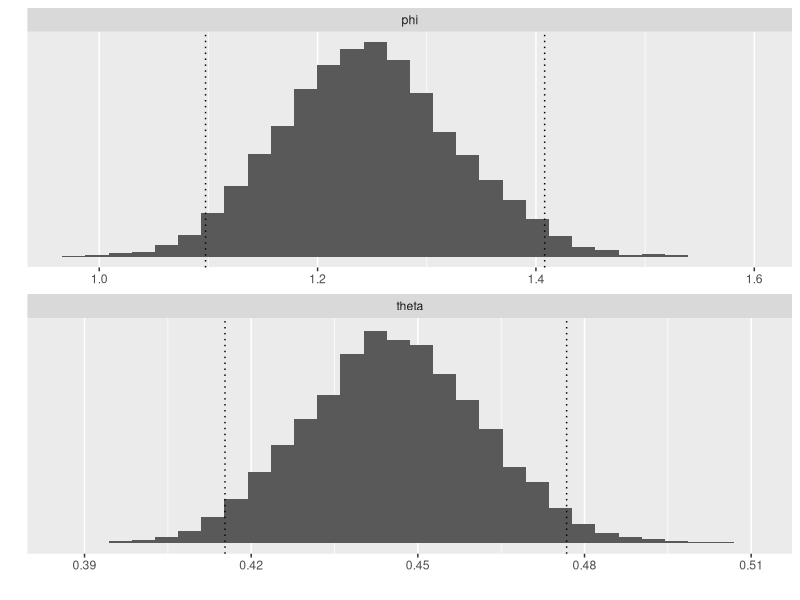

The R source for this figure:
#' ---
#' title: "Bayesian data analysis demo 2.3"
#' author: "Aki Vehtari, Markus Paasiniemi"
#' date: "`r format(Sys.Date())`"
#' ---

#' ## Probability of a girl birth given placenta previa (BDA3 p. 37).
#' 
#' Simulate samples from Beta(438,544), draw a histogram with
#' quantiles, and do the same for a transformed variable.
#' 

#' ggplot2 is used for plotting, tidyr for manipulating data frames
#+ setup, message=FALSE, error=FALSE, warning=FALSE
library(ggplot2)
library(tidyr)

#' Sample from posterior Beta(438,544).
#' Obtain all draws at once and store them in vector 'theta'
a <- 438
b <- 544
theta <- rbeta(10000, a, b)
#' Compute odds ratio for all draws
phi <- (1 - theta) / theta

#' Compute 2.5% and 97.5% quantile approximation using samples
quantiles <- c(0.025, 0.975)
thetaq <- quantile(theta, quantiles)
phiq <- quantile(phi, quantiles)

#' Histogram plots with 30 bins for theta and phi
# merge the data into one data frame for plotting
df1 <- data.frame(phi,theta) %>% gather()
# merge quantiles into one data frame for plotting
df2 <- data.frame(phi = phiq, theta = thetaq) %>% gather()
ggplot() +
  geom_histogram(data = df1, aes(value), bins = 30) +
  geom_vline(data = df2, aes(xintercept = value), linetype = 'dotted') +
  facet_wrap(~key, ncol = 1, scales = 'free_x')  +
  labs(x = '', y = '') +
  scale_y_continuous(breaks = NULL)
